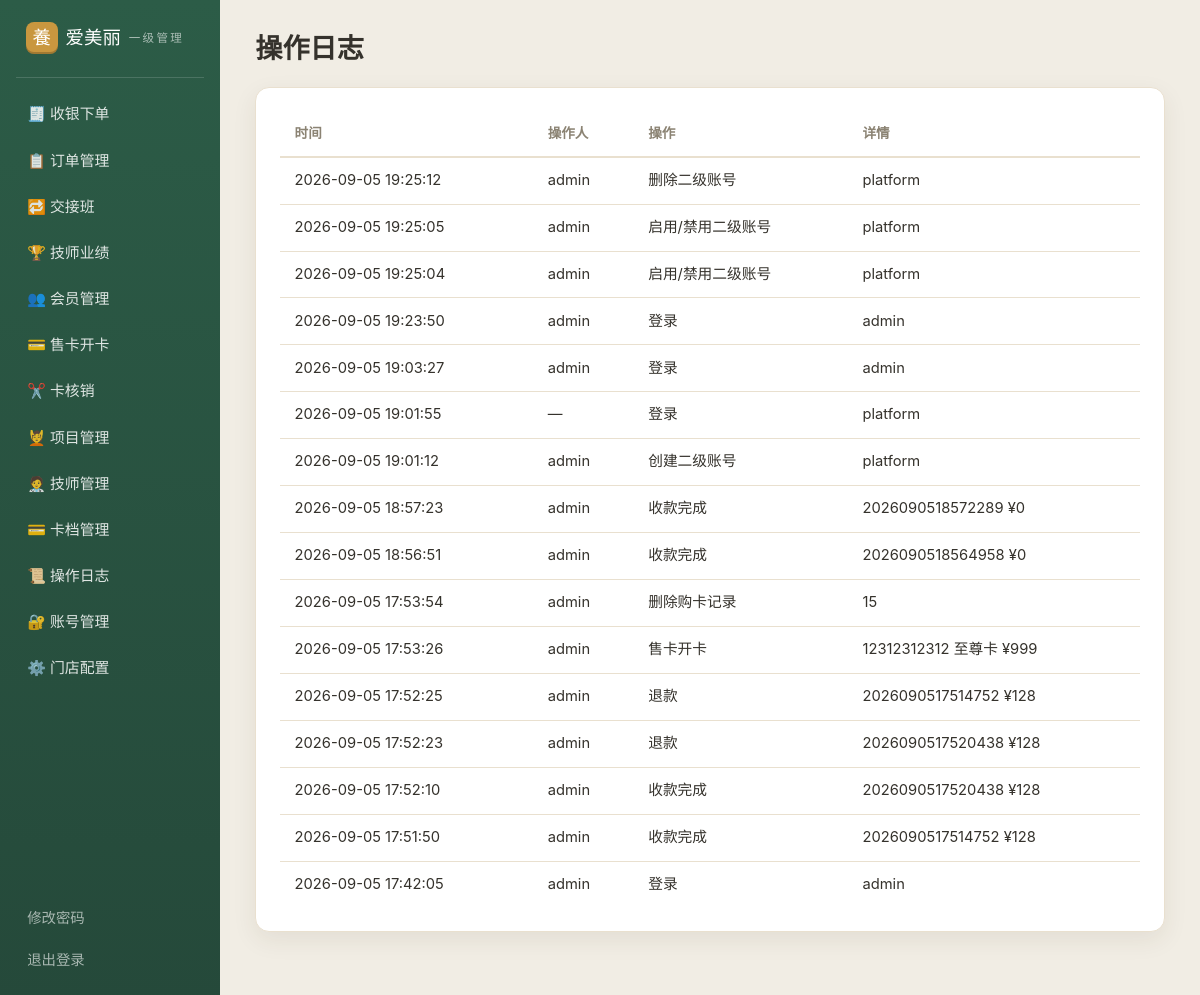
/admin/oplogs (signed in), run on the app's committed database.
### tables this page shows
CREATE TABLE settings (
    shop_id INTEGER, key TEXT, value TEXT, PRIMARY KEY (shop_id, key));

CREATE TABLE admins (
    id INTEGER PRIMARY KEY AUTOINCREMENT, shop_id INTEGER, username TEXT, pass TEXT, role TEXT DEFAULT 'super', phone TEXT DEFAULT '', active INTEGER DEFAULT 1);

CREATE TABLE op_logs (
    id INTEGER PRIMARY KEY AUTOINCREMENT, shop_id INTEGER, admin_id INTEGER,
    action TEXT, detail TEXT, created_at TEXT);

### app.py (the view)
@app.get("/admin/oplogs")
@admin_required
@super_required
def admin_oplogs():
    rows = get_db().execute(
        "SELECT l.*, a.username FROM op_logs l LEFT JOIN admins a ON a.id=l.admin_id "
        "ORDER BY l.id DESC LIMIT 200").fetchall()
    return render_template("admin/oplogs.html", logs=rows)

### app.py (called while the page is built)
@app.after_request
def security_headers(resp):
    resp.headers["X-Content-Type-Options"] = "nosniff"
    resp.headers["X-Frame-Options"] = "DENY"
    resp.headers["Referrer-Policy"] = "same-origin"
    return resp

def _csrf_token():
    if "csrf" not in session:
        session["csrf"] = os.urandom(16).hex()
    return session["csrf"]

@app.before_request
def check_csrf():
    if request.method == "POST" and not request.is_json \
            and request.form.get("_csrf") != _csrf_token():
        from werkzeug.exceptions import abort
        abort(400)

def get_db():
    if "db" not in g:
        g.db = sqlite3.connect(DB_PATH)
        g.db.row_factory = sqlite3.Row
    return g.db

def get_settings():
    if "cfg" not in g:
        g.cfg = dict(get_db().execute("SELECT key, value FROM settings"))
    return g.cfg

def get_admin():
    if "adm" not in g:
        g.adm = None
        if session.get("aid"):
            g.adm = get_db().execute("SELECT * FROM admins WHERE id=?",
                                     (session["aid"],)).fetchone()
    return g.adm

@app.context_processor
def inject_shop():
    cfg = get_settings()
    return {"cfg": cfg, "shop": {"name": cfg.get("site_name", "养生馆")},
            "now": datetime.now(), "csrf": _csrf_token(), "adm": get_admin()}

def admin_required(f):
    @wraps(f)
    def w(*a, **k):
        if not session.get("aid"):
            return redirect(url_for("admin_login"))
        return f(*a, **k)
    return w

def super_required(f):
    @wraps(f)
    def w(*a, **k):
        adm = get_admin()
        if not adm or adm["role"] != "super":
            flash("该操作仅限一级管理员")
            return redirect(url_for("admin_index"))
        return f(*a, **k)
    return w

### templates/admin/oplogs.html (shortened to what this page needs)
{% extends "admin/base.html" %}
{% block content %}
<h1>操作日志</h1>
<div class="card table-card">
  {% if logs %}
  <table>
    <tr><th>时间</th><th>操作人</th><th>操作</th><th>详情</th></tr>
    {% for l in logs %}
    <tr>
      <td>{{ l.created_at }}</td>
      <td>{{ l.username or "—" }}</td>
      <td>{{ l.action }}</td>
      <td>{{ l.detail }}</td>
    </tr>
    {% endfor %}
  </table>
  {% else %}
  <p class="muted">暂无操作记录</p>
  {% endif %}
</div>
{% endblock %}

### templates/admin/base.html (shortened to what this page needs)
<!doctype html>
<html lang="zh-CN">
<head>
<link rel="stylesheet" href="{{ url_for('static', filename='style.css') }}">
</head>
<body class="admin-body">
<div class="admin">
  <aside class="aside">
    <div class="aside-brand"><span class="brand-mark">養</span>{{ cfg.site_name }}<small>
      {{ "一级管理" if adm.role == "super" else "前台操作" }}</small></div>
    <nav>
      <a href="{{ url_for('admin_pos') }}">🧾 收银下单</a>
      <a href="{{ url_for('admin_orders') }}">📋 订单管理</a>
      <a href="{{ url_for('admin_shift') }}">🔁 交接班</a>
      <a href="{{ url_for('admin_tech_stats') }}">🏆 技师业绩</a>
      <a href="{{ url_for('admin_members') }}">👥 会员管理</a>
      <a href="{{ url_for('admin_card_sell') }}">💳 售卡开卡</a>
      <a href="{{ url_for('admin_member_cards') }}">✂️ 卡核销</a>
      <a href="{{ url_for('admin_services') }}">💆 项目管理</a>
      <a href="{{ url_for('admin_technicians') }}">🧑‍⚕️ 技师管理</a>
      {% if adm.role == "super" %}
      <a href="{{ url_for('admin_cards') }}">💳 卡档管理</a>
      <a href="{{ url_for('admin_oplogs') }}">📜 操作日志</a>
      <a href="{{ url_for('admin_accounts') }}">🔐 账号管理</a>
      <a href="{{ url_for('admin_config') }}">⚙️ 门店配置</a>
      {% endif %}
    </nav>
    <a class="aside-foot" href="{{ url_for('admin_change_pw') }}">修改密码</a>
    <a class="aside-foot" href="{{ url_for('admin_logout') }}">退出登录</a>
  </aside>
  <div class="admin-main">
    {% block content %}{% endblock %}
  </div>
</div>
</body>
</html>

### static/style.css (style rules this page uses)
:root { --bg: #f6f1e8; --card: #fff; --ink: #35322c; --muted: #8b8373; --green: #3d7a5f; --green-d: #2c5c47; --gold: #c9973f; --gold-l: #f3e3c3; --line: #e9e0cf; --danger: #b3544a; --radius: 14px; --shadow: 0 8px 24px rgba(60, 50, 30, .08); --serif: "STKaiti", "KaiTi", "SimSun", serif; }
* { margin: 0; padding: 0; box-sizing: border-box; }
html { scroll-behavior: smooth; }
body { font-family: -apple-system, "PingFang SC", "Microsoft YaHei", "Segoe UI", sans-serif; background: var(--bg); color: var(--ink); line-height: 1.6; min-height: 100vh; display: flex; flex-direction: column; }
a { color: var(--green); text-decoration: none; }
h1, h2, h3 { font-family: var(--serif); line-height: 1.3; }
h1 { font-size: 2rem; margin-bottom: 1.2rem; }
.brand-mark { display: inline-flex; align-items: center; justify-content: center; width: 2rem; height: 2rem; border-radius: 8px; background: var(--gold); color: #fff; font-family: var(--serif); font-size: 1.15rem; box-shadow: inset 0 -2px 0 rgba(0, 0, 0, .2); }
.card { background: var(--card); border-radius: var(--radius); padding: 1.4rem; box-shadow: var(--shadow); border: 1px solid var(--line); transition: transform .2s, box-shadow .2s; }
.table-card { padding: .4rem .2rem; overflow-x: auto; }
table { width: 100%; border-collapse: collapse; font-size: .92rem; }
th { text-align: left; color: var(--muted); font-weight: 600; font-size: .85rem; padding: .7rem .9rem; border-bottom: 2px solid var(--line); white-space: nowrap; }
td { padding: .7rem .9rem; border-bottom: 1px solid var(--line); vertical-align: top; }
tr:last-child td { border-bottom: none; }
.admin-body { background: #f1ede4; }
.admin { display: flex; min-height: 100vh; }
.aside { width: 220px; flex-shrink: 0; background: linear-gradient(180deg, #2c5c47, #25493a); color: #fff; display: flex; flex-direction: column; padding: 1.4rem 1rem; }
.aside-brand { font-family: var(--serif); font-size: 1.15rem; padding: 0 .6rem 1.4rem; display: flex; align-items: center; gap: .5rem; border-bottom: 1px solid rgba(255, 255, 255, .15); margin-bottom: 1rem; }
.aside-brand small { display: block; font-size: .72rem; color: rgba(255, 255, 255, .6); font-family: inherit; letter-spacing: .2em; }
.aside nav { display: flex; flex-direction: column; gap: .2rem; flex: 1; }
.aside nav a { color: rgba(255, 255, 255, .85); padding: .6rem .7rem; border-radius: 9px; font-size: .93rem; }
.aside-foot { color: rgba(255, 255, 255, .6); padding: .6rem .7rem; font-size: .9rem; }
.admin-main { flex: 1; padding: 2rem 2.2rem 3rem; min-width: 0; }
.admin-main h1 { font-size: 1.7rem; }
.admin-main .card { margin-bottom: 1.4rem; padding: 1.5rem; }

### data on the page
settings: site_name "爱美丽"
admins: role "一级管理"
op_logs: created_at "2026-09-05 19:25:12", username "admin", action "删除二级账号", detail "platform"
op_logs: created_at "2026-09-05 19:25:05", username "admin", action "启用/禁用二级账号", detail "platform"
op_logs: created_at "2026-09-05 19:25:04", username "admin", action "启用/禁用二级账号", detail "platform"
op_logs: created_at "2026-09-05 19:23:50", username "admin", action "登录", detail "admin"
op_logs: created_at "2026-09-05 19:03:27", username "admin", action "登录", detail "admin"
op_logs: created_at "2026-09-05 19:01:55", username "—", action "登录", detail "platform"
op_logs: created_at "2026-09-05 19:01:12", username "admin", action "创建二级账号", detail "platform"
op_logs: created_at "2026-09-05 18:57:23", username "admin", action "收款完成", detail "2026090518572289 ¥0"
op_logs: created_at "2026-09-05 18:56:51", username "admin", action "收款完成", detail "2026090518564958 ¥0"
op_logs: created_at "2026-09-05 17:53:54", username "admin", action "删除购卡记录", detail "15"
op_logs: created_at "2026-09-05 17:53:26", username "admin", action "售卡开卡", detail "12312312312 至尊卡 ¥999"
op_logs: created_at "2026-09-05 17:52:25", username "admin", action "退款", detail "2026090517514752 ¥128"
op_logs: created_at "2026-09-05 17:52:23", username "admin", action "退款", detail "2026090517520438 ¥128"
op_logs: created_at "2026-09-05 17:52:10", username "admin", action "收款完成", detail "2026090517520438 ¥128"
op_logs: created_at "2026-09-05 17:51:50", username "admin", action "收款完成", detail "2026090517514752 ¥128"
op_logs: created_at "2026-09-05 17:42:05", username "admin", action "登录", detail "admin"
